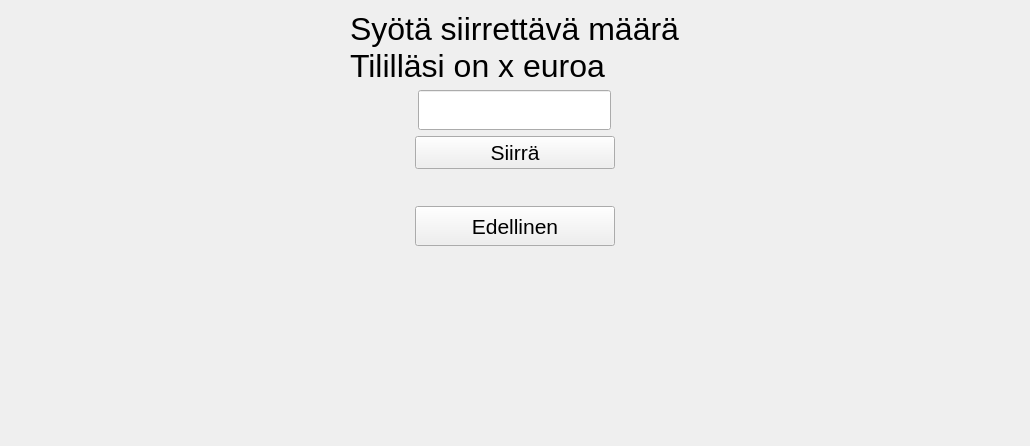
      <widget class="QWidget" name="transferAmountPage">
       <layout class="QVBoxLayout" name="verticalLayout_5">
        <property name="leftMargin">
         <number>350</number>
        </property>
        <property name="rightMargin">
         <number>350</number>
        </property>
        <property name="bottomMargin">
         <number>200</number>
        </property>
        <item alignment="Qt::AlignHCenter">
         <widget class="QLabel" name="transferAmountLabel">
          <property name="sizePolicy">
           <sizepolicy hsizetype="Expanding" vsizetype="Expanding">
            <horstretch>0</horstretch>
            <verstretch>60</verstretch>
           </sizepolicy>
          </property>
          <property name="font">
           <font>
            <pointsize>24</pointsize>
           </font>
          </property>
          <property name="text">
           <string>Syötä siirrettävä määrä
Tililläsi on x euroa</string>
          </property>
         </widget>
        </item>
        <item alignment="Qt::AlignHCenter">
         <widget class="QLineEdit" name="transferAmountLineEdit">
          <property name="sizePolicy">
           <sizepolicy hsizetype="Expanding" vsizetype="Fixed">
            <horstretch>0</horstretch>
            <verstretch>20</verstretch>
           </sizepolicy>
          </property>
          <property name="minimumSize">
           <size>
            <width>0</width>
            <height>40</height>
           </size>
          </property>
          <property name="font">
           <font>
            <pointsize>16</pointsize>
           </font>
          </property>
         </widget>
        </item>
        <item alignment="Qt::AlignHCenter">
         <widget class="QPushButton" name="transferAmountButton">
          <property name="sizePolicy">
           <sizepolicy hsizetype="Minimum" vsizetype="Maximum">
            <horstretch>40</horstretch>
            <verstretch>40</verstretch>
           </sizepolicy>
          </property>
          <property name="minimumSize">
           <size>
            <width>200</width>
            <height>0</height>
           </size>
          </property>
          <property name="font">
           <font>
            <pointsize>16</pointsize>
           </font>
          </property>
          <property name="text">
           <string>Siirrä</string>
          </property>
         </widget>
        </item>
        <item>
         <spacer name="verticalSpacer_4">
          <property name="orientation">
           <enum>Qt::Vertical</enum>
          </property>
          <property name="sizeHint" stdset="0">
           <size>
            <width>20</width>
            <height>31</height>
           </size>
          </property>
         </spacer>
        </item>
        <item alignment="Qt::AlignHCenter|Qt::AlignBottom">
         <widget class="QPushButton" name="transferAmountReturnButton">
          <property name="sizePolicy">
           <sizepolicy hsizetype="MinimumExpanding" vsizetype="Expanding">
            <horstretch>0</horstretch>
            <verstretch>0</verstretch>
           </sizepolicy>
          </property>
          <property name="minimumSize">
           <size>
            <width>200</width>
            <height>40</height>
           </size>
          </property>
          <property name="font">
           <font>
            <pointsize>16</pointsize>
           </font>
          </property>
          <property name="text">
           <string>Edellinen</string>
          </property>
         </widget>
        </item>
       </layout>
      </widget>
